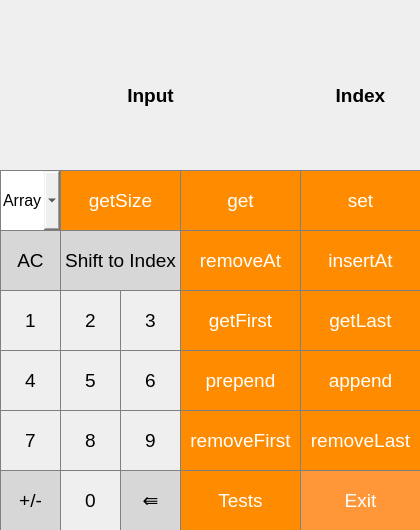
<?xml version="1.0" encoding="UTF-8"?>
<ui version="4.0">
 <class>lab1</class>
 <widget class="QMainWindow" name="lab1">
  <property name="geometry">
   <rect>
    <x>0</x>
    <y>0</y>
    <width>420</width>
    <height>530</height>
   </rect>
  </property>
  <property name="minimumSize">
   <size>
    <width>420</width>
    <height>530</height>
   </size>
  </property>
  <property name="maximumSize">
   <size>
    <width>420</width>
    <height>530</height>
   </size>
  </property>
  <property name="windowTitle">
   <string>lab2</string>
  </property>
  <widget class="QWidget" name="centralwidget">
   <widget class="QPushButton" name="Button_1">
    <property name="geometry">
     <rect>
      <x>0</x>
      <y>290</y>
      <width>61</width>
      <height>61</height>
     </rect>
    </property>
    <property name="font">
     <font>
      <pointsize>14</pointsize>
     </font>
    </property>
    <property name="styleSheet">
     <string notr="true">QPushButton {
   border: 1px solid gray;
}
QPushButton:pressed {
    background-color: qlineargradient(x1: 0, y1: 0, x2: 0, y2: 1,
                                      stop: 0 #dadbde, stop: 1 #f6f7fa);
}</string>
    </property>
    <property name="text">
     <string>1</string>
    </property>
   </widget>
   <widget class="QPushButton" name="Button_2">
    <property name="geometry">
     <rect>
      <x>60</x>
      <y>290</y>
      <width>61</width>
      <height>61</height>
     </rect>
    </property>
    <property name="font">
     <font>
      <pointsize>14</pointsize>
     </font>
    </property>
    <property name="styleSheet">
     <string notr="true">QPushButton {
   border: 1px solid gray;
}
QPushButton:pressed {
    background-color: qlineargradient(x1: 0, y1: 0, x2: 0, y2: 1,
                                      stop: 0 #dadbde, stop: 1 #f6f7fa);
}</string>
    </property>
    <property name="text">
     <string>2</string>
    </property>
   </widget>
   <widget class="QPushButton" name="Button_6">
    <property name="geometry">
     <rect>
      <x>120</x>
      <y>350</y>
      <width>61</width>
      <height>61</height>
     </rect>
    </property>
    <property name="font">
     <font>
      <pointsize>14</pointsize>
     </font>
    </property>
    <property name="styleSheet">
     <string notr="true">QPushButton {
   border: 1px solid gray;
}
QPushButton:pressed {
    background-color: qlineargradient(x1: 0, y1: 0, x2: 0, y2: 1,
                                      stop: 0 #dadbde, stop: 1 #f6f7fa);
}</string>
    </property>
    <property name="text">
     <string>6</string>
    </property>
   </widget>
   <widget class="QPushButton" name="Button_4">
    <property name="geometry">
     <rect>
      <x>0</x>
      <y>350</y>
      <width>61</width>
      <height>61</height>
     </rect>
    </property>
    <property name="font">
     <font>
      <pointsize>14</pointsize>
     </font>
    </property>
    <property name="styleSheet">
     <string notr="true">QPushButton {
   border: 1px solid gray;
}
QPushButton:pressed {
    background-color: qlineargradient(x1: 0, y1: 0, x2: 0, y2: 1,
                                      stop: 0 #dadbde, stop: 1 #f6f7fa);
}</string>
    </property>
    <property name="text">
     <string>4</string>
    </property>
   </widget>
   <widget class="QPushButton" name="Button_5">
    <property name="geometry">
     <rect>
      <x>60</x>
      <y>350</y>
      <width>61</width>
      <height>61</height>
     </rect>
    </property>
    <property name="font">
     <font>
      <pointsize>14</pointsize>
     </font>
    </property>
    <property name="styleSheet">
     <string notr="true">QPushButton {
   border: 1px solid gray;
}
QPushButton:pressed {
    background-color: qlineargradient(x1: 0, y1: 0, x2: 0, y2: 1,
                                      stop: 0 #dadbde, stop: 1 #f6f7fa);
}</string>
    </property>
    <property name="text">
     <string>5</string>
    </property>
   </widget>
   <widget class="QPushButton" name="Button_7">
    <property name="geometry">
     <rect>
      <x>0</x>
      <y>410</y>
      <width>61</width>
      <height>61</height>
     </rect>
    </property>
    <property name="font">
     <font>
      <pointsize>14</pointsize>
     </font>
    </property>
    <property name="styleSheet">
     <string notr="true">QPushButton {
   border: 1px solid gray;
}
QPushButton:pressed {
    background-color: qlineargradient(x1: 0, y1: 0, x2: 0, y2: 1,
                                      stop: 0 #dadbde, stop: 1 #f6f7fa);
}</string>
    </property>
    <property name="text">
     <string>7</string>
    </property>
   </widget>
   <widget class="QPushButton" name="Button_3">
    <property name="geometry">
     <rect>
      <x>120</x>
      <y>290</y>
      <width>61</width>
      <height>61</height>
     </rect>
    </property>
    <property name="font">
     <font>
      <pointsize>14</pointsize>
     </font>
    </property>
    <property name="styleSheet">
     <string notr="true">QPushButton {
   border: 1px solid gray;
}
QPushButton:pressed {
    background-color: qlineargradient(x1: 0, y1: 0, x2: 0, y2: 1,
                                      stop: 0 #dadbde, stop: 1 #f6f7fa);
}</string>
    </property>
    <property name="text">
     <string>3</string>
    </property>
   </widget>
   <widget class="QPushButton" name="Button_9">
    <property name="geometry">
     <rect>
      <x>120</x>
      <y>410</y>
      <width>61</width>
      <height>61</height>
     </rect>
    </property>
    <property name="font">
     <font>
      <pointsize>14</pointsize>
     </font>
    </property>
    <property name="styleSheet">
     <string notr="true">QPushButton {
   border: 1px solid gray;
}
QPushButton:pressed {
    background-color: qlineargradient(x1: 0, y1: 0, x2: 0, y2: 1,
                                      stop: 0 #dadbde, stop: 1 #f6f7fa);
}</string>
    </property>
    <property name="text">
     <string>9</string>
    </property>
   </widget>
   <widget class="QPushButton" name="Button_0">
    <property name="geometry">
     <rect>
      <x>60</x>
      <y>470</y>
      <width>61</width>
      <height>61</height>
     </rect>
    </property>
    <property name="font">
     <font>
      <pointsize>14</pointsize>
     </font>
    </property>
    <property name="styleSheet">
     <string notr="true">QPushButton {
   border: 1px solid gray;
}
QPushButton:pressed {
    background-color: qlineargradient(x1: 0, y1: 0, x2: 0, y2: 1,
                                      stop: 0 #dadbde, stop: 1 #f6f7fa);
}</string>
    </property>
    <property name="text">
     <string>0</string>
    </property>
   </widget>
   <widget class="QPushButton" name="Button_8">
    <property name="geometry">
     <rect>
      <x>60</x>
      <y>410</y>
      <width>61</width>
      <height>61</height>
     </rect>
    </property>
    <property name="font">
     <font>
      <pointsize>14</pointsize>
     </font>
    </property>
    <property name="styleSheet">
     <string notr="true">QPushButton {
   border: 1px solid gray;
}
QPushButton:pressed {
    background-color: qlineargradient(x1: 0, y1: 0, x2: 0, y2: 1,
                                      stop: 0 #dadbde, stop: 1 #f6f7fa);
}</string>
    </property>
    <property name="text">
     <string>8</string>
    </property>
   </widget>
   <widget class="QPushButton" name="Button_BackSpace">
    <property name="geometry">
     <rect>
      <x>120</x>
      <y>470</y>
      <width>61</width>
      <height>61</height>
     </rect>
    </property>
    <property name="font">
     <font>
      <pointsize>14</pointsize>
     </font>
    </property>
    <property name="styleSheet">
     <string notr="true">QPushButton {
  background-color: rgb(215, 215, 215);
  border: 1px solid gray;
}
QPushButton:pressed {
    background-color: qlineargradient(x1: 0, y1: 0, x2: 0, y2: 1,
                                      stop: 0 #BEBEBE, stop: 1 #D7D7D7);
}</string>
    </property>
    <property name="text">
     <string>⇚</string>
    </property>
   </widget>
   <widget class="QPushButton" name="Button_GetFirst">
    <property name="geometry">
     <rect>
      <x>180</x>
      <y>290</y>
      <width>121</width>
      <height>61</height>
     </rect>
    </property>
    <property name="font">
     <font>
      <pointsize>14</pointsize>
     </font>
    </property>
    <property name="styleSheet">
     <string notr="true">QPushButton {
  background-color: rgb(255, 140, 0);
  color: white; 
  border: 1px solid gray;
}

QPushButton:pressed {
    background-color: qlineargradient(x1: 0, y1: 0, x2: 0, y2: 1,
                                      stop: 0 #FF7832, stop: 1 #FF9739);
}</string>
    </property>
    <property name="text">
     <string>getFirst</string>
    </property>
   </widget>
   <widget class="QPushButton" name="Button_GetLast">
    <property name="geometry">
     <rect>
      <x>300</x>
      <y>290</y>
      <width>121</width>
      <height>61</height>
     </rect>
    </property>
    <property name="font">
     <font>
      <pointsize>14</pointsize>
     </font>
    </property>
    <property name="styleSheet">
     <string notr="true">QPushButton {
  background-color: rgb(255, 140, 0);
  color: white; 
  border: 1px solid gray;
}

QPushButton:pressed {
    background-color: qlineargradient(x1: 0, y1: 0, x2: 0, y2: 1,
                                      stop: 0 #FF7832, stop: 1 #FF9739);
}</string>
    </property>
    <property name="text">
     <string>getLast</string>
    </property>
   </widget>
   <widget class="QPushButton" name="Button_PushFront">
    <property name="geometry">
     <rect>
      <x>180</x>
      <y>350</y>
      <width>121</width>
      <height>61</height>
     </rect>
    </property>
    <property name="font">
     <font>
      <pointsize>14</pointsize>
     </font>
    </property>
    <property name="styleSheet">
     <string notr="true">QPushButton {
  background-color: rgb(255, 140, 0);
  color: white; 
  border: 1px solid gray;
}

QPushButton:pressed {
    background-color: qlineargradient(x1: 0, y1: 0, x2: 0, y2: 1,
                                      stop: 0 #FF7832, stop: 1 #FF9739);
}</string>
    </property>
    <property name="text">
     <string>prepend</string>
    </property>
   </widget>
   <widget class="QPushButton" name="Button_PushBack">
    <property name="geometry">
     <rect>
      <x>300</x>
      <y>350</y>
      <width>121</width>
      <height>61</height>
     </rect>
    </property>
    <property name="font">
     <font>
      <pointsize>14</pointsize>
     </font>
    </property>
    <property name="styleSheet">
     <string notr="true">QPushButton {
  background-color: rgb(255, 140, 0);
  color: white; 
  border: 1px solid gray;
}

QPushButton:pressed {
    background-color: qlineargradient(x1: 0, y1: 0, x2: 0, y2: 1,
                                      stop: 0 #FF7832, stop: 1 #FF9739);
}</string>
    </property>
    <property name="text">
     <string>append</string>
    </property>
   </widget>
   <widget class="QPushButton" name="Button_PopBack">
    <property name="geometry">
     <rect>
      <x>300</x>
      <y>410</y>
      <width>121</width>
      <height>61</height>
     </rect>
    </property>
    <property name="font">
     <font>
      <pointsize>14</pointsize>
     </font>
    </property>
    <property name="styleSheet">
     <string notr="true">QPushButton {
  background-color: rgb(255, 140, 0);
  color: white; 
  border: 1px solid gray;
}

QPushButton:pressed {
    background-color: qlineargradient(x1: 0, y1: 0, x2: 0, y2: 1,
                                      stop: 0 #FF7832, stop: 1 #FF9739);
}</string>
    </property>
    <property name="text">
     <string>removeLast</string>
    </property>
   </widget>
   <widget class="QPushButton" name="Button_PopFront">
    <property name="geometry">
     <rect>
      <x>180</x>
      <y>410</y>
      <width>121</width>
      <height>61</height>
     </rect>
    </property>
    <property name="font">
     <font>
      <pointsize>14</pointsize>
     </font>
    </property>
    <property name="styleSheet">
     <string notr="true">QPushButton {
  background-color: rgb(255, 140, 0);
  color: white; 
  border: 1px solid gray;
}

QPushButton:pressed {
    background-color: qlineargradient(x1: 0, y1: 0, x2: 0, y2: 1,
                                      stop: 0 #FF7832, stop: 1 #FF9739);
}</string>
    </property>
    <property name="text">
     <string>removeFirst</string>
    </property>
   </widget>
   <widget class="QPushButton" name="Button_Exit">
    <property name="geometry">
     <rect>
      <x>300</x>
      <y>470</y>
      <width>121</width>
      <height>61</height>
     </rect>
    </property>
    <property name="font">
     <font>
      <pointsize>14</pointsize>
     </font>
    </property>
    <property name="styleSheet">
     <string notr="true">QPushButton {
  background-color: rgb(255, 151, 57);
  color: white; 
  border: 1px solid gray;
}

QPushButton:pressed {
    background-color: qlineargradient(x1: 0, y1: 0, x2: 0, y2: 1,
                                      stop: 0 #FF7832, stop: 1 #FF9739);
}</string>
    </property>
    <property name="text">
     <string>Exit</string>
    </property>
   </widget>
   <widget class="QPushButton" name="Button_Tests">
    <property name="geometry">
     <rect>
      <x>180</x>
      <y>470</y>
      <width>121</width>
      <height>61</height>
     </rect>
    </property>
    <property name="font">
     <font>
      <pointsize>14</pointsize>
     </font>
    </property>
    <property name="styleSheet">
     <string notr="true">QPushButton {
  background-color: rgb(255, 140, 0);
  color: white; 
  border: 1px solid gray;
}

QPushButton:pressed {
    background-color: qlineargradient(x1: 0, y1: 0, x2: 0, y2: 1,
                                      stop: 0 #FF7832, stop: 1 #FF9739);
}</string>
    </property>
    <property name="text">
     <string>Tests</string>
    </property>
   </widget>
   <widget class="QPushButton" name="Button_Clear">
    <property name="geometry">
     <rect>
      <x>0</x>
      <y>230</y>
      <width>61</width>
      <height>61</height>
     </rect>
    </property>
    <property name="font">
     <font>
      <pointsize>14</pointsize>
     </font>
    </property>
    <property name="styleSheet">
     <string notr="true">QPushButton {
  background-color: rgb(215, 215, 215);
  border: 1px solid gray;
}
QPushButton:pressed {
    background-color: qlineargradient(x1: 0, y1: 0, x2: 0, y2: 1,
                                      stop: 0 #BEBEBE, stop: 1 #D7D7D7);
}</string>
    </property>
    <property name="text">
     <string>AC</string>
    </property>
   </widget>
   <widget class="QPushButton" name="Button_GetSize">
    <property name="geometry">
     <rect>
      <x>60</x>
      <y>170</y>
      <width>121</width>
      <height>61</height>
     </rect>
    </property>
    <property name="font">
     <font>
      <pointsize>14</pointsize>
     </font>
    </property>
    <property name="styleSheet">
     <string notr="true">QPushButton {
  background-color: rgb(255, 140, 0);
  color: white; 
  border: 1px solid gray;
}

QPushButton:pressed {
    background-color: qlineargradient(x1: 0, y1: 0, x2: 0, y2: 1,
                                      stop: 0 #FF7832, stop: 1 #FF9739);
}</string>
    </property>
    <property name="text">
     <string>getSize</string>
    </property>
   </widget>
   <widget class="QPushButton" name="Button_PopFrom">
    <property name="geometry">
     <rect>
      <x>180</x>
      <y>230</y>
      <width>121</width>
      <height>61</height>
     </rect>
    </property>
    <property name="font">
     <font>
      <pointsize>14</pointsize>
     </font>
    </property>
    <property name="styleSheet">
     <string notr="true">QPushButton {
  background-color: rgb(255, 140, 0);
  color: white; 
  border: 1px solid gray;
}

QPushButton:pressed {
    background-color: qlineargradient(x1: 0, y1: 0, x2: 0, y2: 1,
                                      stop: 0 #FF7832, stop: 1 #FF9739);
}</string>
    </property>
    <property name="text">
     <string>removeAt</string>
    </property>
   </widget>
   <widget class="QPushButton" name="Button_InsertAt">
    <property name="geometry">
     <rect>
      <x>300</x>
      <y>230</y>
      <width>121</width>
      <height>61</height>
     </rect>
    </property>
    <property name="font">
     <font>
      <pointsize>14</pointsize>
     </font>
    </property>
    <property name="styleSheet">
     <string notr="true">QPushButton {
  background-color: rgb(255, 140, 0);
  color: white; 
  border: 1px solid gray;
}

QPushButton:pressed {
    background-color: qlineargradient(x1: 0, y1: 0, x2: 0, y2: 1,
                                      stop: 0 #FF7832, stop: 1 #FF9739);
}</string>
    </property>
    <property name="text">
     <string>insertAt</string>
    </property>
   </widget>
   <widget class="QPushButton" name="Button_ToIndex">
    <property name="geometry">
     <rect>
      <x>60</x>
      <y>230</y>
      <width>121</width>
      <height>61</height>
     </rect>
    </property>
    <property name="font">
     <font>
      <pointsize>14</pointsize>
     </font>
    </property>
    <property name="styleSheet">
     <string notr="true">QPushButton {
  background-color: rgb(215, 215, 215);
  border: 1px solid gray;
}
QPushButton:pressed {
    background-color: qlineargradient(x1: 0, y1: 0, x2: 0, y2: 1,
                                      stop: 0 #BEBEBE, stop: 1 #D7D7D7);
}</string>
    </property>
    <property name="text">
     <string>Shift to Index</string>
    </property>
   </widget>
   <widget class="QPushButton" name="Button_Get">
    <property name="geometry">
     <rect>
      <x>180</x>
      <y>170</y>
      <width>121</width>
      <height>61</height>
     </rect>
    </property>
    <property name="font">
     <font>
      <pointsize>14</pointsize>
     </font>
    </property>
    <property name="styleSheet">
     <string notr="true">QPushButton {
  background-color: rgb(255, 140, 0);
  color: white; 
  border: 1px solid gray;
}

QPushButton:pressed {
    background-color: qlineargradient(x1: 0, y1: 0, x2: 0, y2: 1,
                                      stop: 0 #FF7832, stop: 1 #FF9739);
}</string>
    </property>
    <property name="text">
     <string>get</string>
    </property>
   </widget>
   <widget class="QPushButton" name="Button_Set">
    <property name="geometry">
     <rect>
      <x>300</x>
      <y>170</y>
      <width>121</width>
      <height>61</height>
     </rect>
    </property>
    <property name="font">
     <font>
      <pointsize>14</pointsize>
     </font>
    </property>
    <property name="styleSheet">
     <string notr="true">QPushButton {
  background-color: rgb(255, 140, 0);
  color: white; 
  border: 1px solid gray;
}

QPushButton:pressed {
    background-color: qlineargradient(x1: 0, y1: 0, x2: 0, y2: 1,
                                      stop: 0 #FF7832, stop: 1 #FF9739);
}</string>
    </property>
    <property name="text">
     <string>set</string>
    </property>
   </widget>
   <widget class="QComboBox" name="ChooseButton">
    <property name="geometry">
     <rect>
      <x>0</x>
      <y>170</y>
      <width>61</width>
      <height>61</height>
     </rect>
    </property>
    <property name="font">
     <font>
      <pointsize>12</pointsize>
     </font>
    </property>
    <property name="layoutDirection">
     <enum>Qt::LeftToRight</enum>
    </property>
    <property name="autoFillBackground">
     <bool>false</bool>
    </property>
    <property name="styleSheet">
     <string notr="true">QComboBox {
  border: 1px solid gray;
  padding: 2px;
}

QComboBox::down-arrow {
  image: url(:/im/img/arrow.png);
}</string>
    </property>
    <item>
     <property name="text">
      <string>Array</string>
     </property>
    </item>
    <item>
     <property name="text">
      <string>List</string>
     </property>
    </item>
   </widget>
   <widget class="QLabel" name="label_Input">
    <property name="geometry">
     <rect>
      <x>0</x>
      <y>80</y>
      <width>301</width>
      <height>31</height>
     </rect>
    </property>
    <property name="font">
     <font>
      <pointsize>14</pointsize>
      <bold>true</bold>
     </font>
    </property>
    <property name="styleSheet">
     <string notr="true">QLabel {
  border: 1px solid gray;
}

background-color : white;</string>
    </property>
    <property name="text">
     <string>Input</string>
    </property>
    <property name="textFormat">
     <enum>Qt::AutoText</enum>
    </property>
    <property name="alignment">
     <set>Qt::AlignCenter</set>
    </property>
   </widget>
   <widget class="QLabel" name="label_Index">
    <property name="geometry">
     <rect>
      <x>300</x>
      <y>80</y>
      <width>121</width>
      <height>31</height>
     </rect>
    </property>
    <property name="font">
     <font>
      <pointsize>14</pointsize>
      <bold>true</bold>
     </font>
    </property>
    <property name="styleSheet">
     <string notr="true">QLabel {
  border: 1px solid gray;
}

background-color : white;</string>
    </property>
    <property name="text">
     <string>Index</string>
    </property>
    <property name="alignment">
     <set>Qt::AlignCenter</set>
    </property>
   </widget>
   <widget class="QLabel" name="ShowSequence">
    <property name="geometry">
     <rect>
      <x>0</x>
      <y>0</y>
      <width>421</width>
      <height>81</height>
     </rect>
    </property>
    <property name="font">
     <font>
      <pointsize>16</pointsize>
     </font>
    </property>
    <property name="styleSheet">
     <string notr="true">QLabel {
  border: 1px solid gray;
}

background-color : white;</string>
    </property>
    <property name="text">
     <string/>
    </property>
    <property name="alignment">
     <set>Qt::AlignLeading|Qt::AlignLeft|Qt::AlignVCenter</set>
    </property>
   </widget>
   <widget class="QLabel" name="Main_label">
    <property name="geometry">
     <rect>
      <x>0</x>
      <y>110</y>
      <width>301</width>
      <height>61</height>
     </rect>
    </property>
    <property name="font">
     <font>
      <pointsize>16</pointsize>
     </font>
    </property>
    <property name="styleSheet">
     <string notr="true">QLabel {
  border: 1px solid gray;
}

background-color : white;</string>
    </property>
    <property name="text">
     <string/>
    </property>
   </widget>
   <widget class="QLabel" name="Index_label">
    <property name="geometry">
     <rect>
      <x>300</x>
      <y>110</y>
      <width>121</width>
      <height>61</height>
     </rect>
    </property>
    <property name="font">
     <font>
      <pointsize>16</pointsize>
     </font>
    </property>
    <property name="styleSheet">
     <string notr="true">QLabel {
  border: 1px solid gray;
}

background-color : white;</string>
    </property>
    <property name="text">
     <string/>
    </property>
    <property name="alignment">
     <set>Qt::AlignCenter</set>
    </property>
   </widget>
   <widget class="QPushButton" name="Button_PlusMinus">
    <property name="geometry">
     <rect>
      <x>0</x>
      <y>470</y>
      <width>61</width>
      <height>61</height>
     </rect>
    </property>
    <property name="font">
     <font>
      <pointsize>14</pointsize>
     </font>
    </property>
    <property name="styleSheet">
     <string notr="true">QPushButton {
  background-color: rgb(215, 215, 215);
  border: 1px solid gray;
}
QPushButton:pressed {
    background-color: qlineargradient(x1: 0, y1: 0, x2: 0, y2: 1,
                                      stop: 0 #BEBEBE, stop: 1 #D7D7D7);
}</string>
    </property>
    <property name="text">
     <string>+/-</string>
    </property>
   </widget>
  </widget>
 </widget>
 <resources/>
 <connections>
  <connection>
   <sender>Button_Exit</sender>
   <signal>clicked()</signal>
   <receiver>lab1</receiver>
   <slot>close()</slot>
   <hints>
    <hint type="sourcelabel">
     <x>354</x>
     <y>500</y>
    </hint>
    <hint type="destinationlabel">
     <x>451</x>
     <y>486</y>
    </hint>
   </hints>
  </connection>
 </connections>
</ui>
